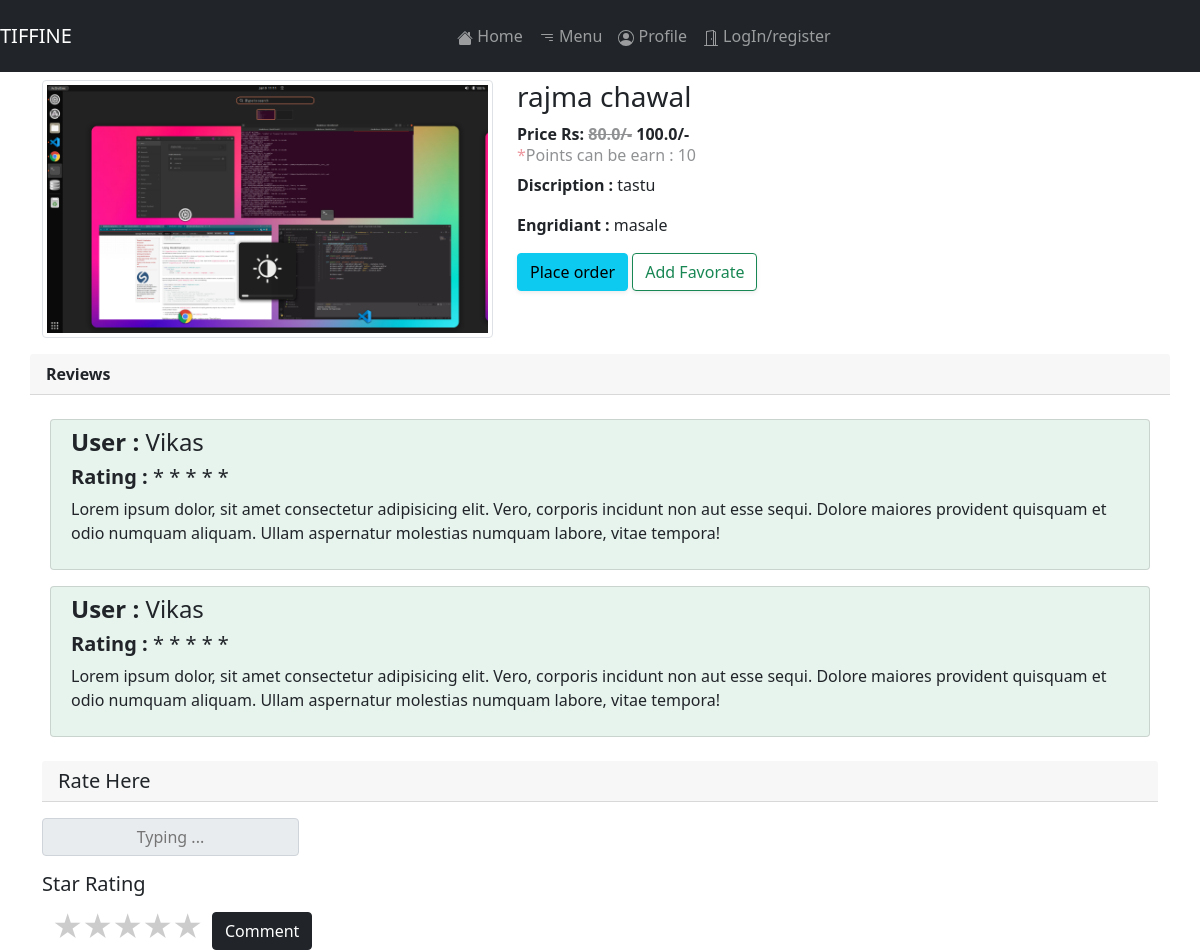
The app's page /order-deatial/1 with its own data.
### tiffine_site/models.py (models this page shows, shortened)
class MainDishModel(models.Model):
    name = models.CharField(max_length=100)
    deatil = models.CharField(max_length=255)
    price = models.FloatField()
    discounted = models.FloatField()
    availablity = models.BooleanField(default=True)
    image = models.ImageField(upload_to='pictures')
    ingredients = models.CharField(max_length=255)

### tiffine_site/views.py (the view)
# urls.py: path('order-deatial/<int:pk>', OrderPlace.as_view(), name='deatail-view'),
class OrderPlace(View):
    def get(self, request, *args, **kwargs):
        dish_obj = MainDishModel.objects.get(pk=kwargs['pk'])
        context = {
            'dish_obj': dish_obj
        }
        template = 'deatail_view.html'
        return render(request, template_name=template, context=context)

### tiffine_site/templates/deatail_view.html (shortened to what this page needs)
{% extends 'base.html' %}
{% block content %}
{% load static %}
<link rel="stylesheet" href="{% static 'css/deatail_view.css' %}">
<div class="container">
    <div class="product_detail mt-2">
        <div class="row">
            <div class="col-md-5 col-sm-10">
                <img src="{{ dish_obj.image.url }}" alt="" class="img-thumbnail order-sm-2">
            </div>
            <div class="col-md-5 col-sm-10 order-sm-1">
                <h3>{{dish_obj.name}}</h3>
                <strong>Price Rs: <span class="text-decoration-line-through opacity-50">{{dish_obj.discounted}}/-</span> {{dish_obj.price}}/-</strong>
                <h6 class="opacity-50"> <span class="text-danger">*</span>Points can be earn : 10</h6>
                <p><strong>Discription : </strong> {{dish_obj.deatil}}</p>
                <p><strong>Engridiant : </strong>{{dish_obj.ingredients}}</p>
                <a href="{% url 'payment-checkout' %}"><button class="btn btn-info bg-gradients shadow-sm">Place order</button></a>
                <a href="#"><button class="btn btn-outline-success bg-gradients shadow-sm">Add Favorate</button></a>
            </div>
        </div>
        <div class="row" >
            <strong class="card-header">Reviews</strong>
            <div class="col-md-12 col-sm-12 h-75" >
                <div class="row card overflow-auto bg-success bg-opacity-10 m-2 p-2">
                    <h4> <strong>User : </strong>Vikas</h4>
                    <h5><strong>Rating : </strong>* * * * *</h5>
                    <p>Lorem ipsum dolor, sit amet consectetur adipisicing elit. Vero, corporis incidunt non aut esse sequi. Dolore maiores provident quisquam et odio numquam aliquam. Ullam aspernatur molestias numquam labore, vitae tempora!</p>
                </div>
                <div class="row card overflow-auto bg-success bg-opacity-10 m-2 p-2">
                    <h4> <strong>User : </strong>Vikas</h4>
                    <h5><strong>Rating : </strong>* * * * *</h5>
                    <p>Lorem ipsum dolor, sit amet consectetur adipisicing elit. Vero, corporis incidunt non aut esse sequi. Dolore maiores provident quisquam et odio numquam aliquam. Ullam aspernatur molestias numquam labore, vitae tempora!</p>
                </div>
            </div>
        </div>
        <div class="">
            <h5 class="card-header">Rate Here </h5>
            <input type="text" class="input-group-text input-group-lg" placeholder="Typing ...">
            <h5>Star Rating</h5>
            <div class="rate">
                <label for="star5" title="text">5 stars</label>
                <label for="star4" title="text">4 stars</label>
                <label for="star3" title="text">3 stars</label>
                <label for="star2" title="text">2 stars</label>
                <label for="star1" title="text">1 star</label>
              </div>
            <button type="submit" class="btn btn-dark d-flex float-start">Comment</button>
        </div>
    </div>
</div>
{% endblock %}

### tiffine_site/static/css/deatail_view.css (style rules this page uses)
* { margin: 0; padding: 0; }
.rate { float: left; height: 46px; padding: 0 10px; }
.rate:not(:checked) > label { float: right; width: 1em; overflow: hidden; white-space: nowrap; cursor: pointer; font-size: 30px; color: #ccc; }
.rate:not(:checked) > label:before { content: "★ "; }

### records on screen
MainDishModel: image (picture), name "rajma chawal", discounted "80.0", price "100.0", deatil "tastu", ingredients "masale"
